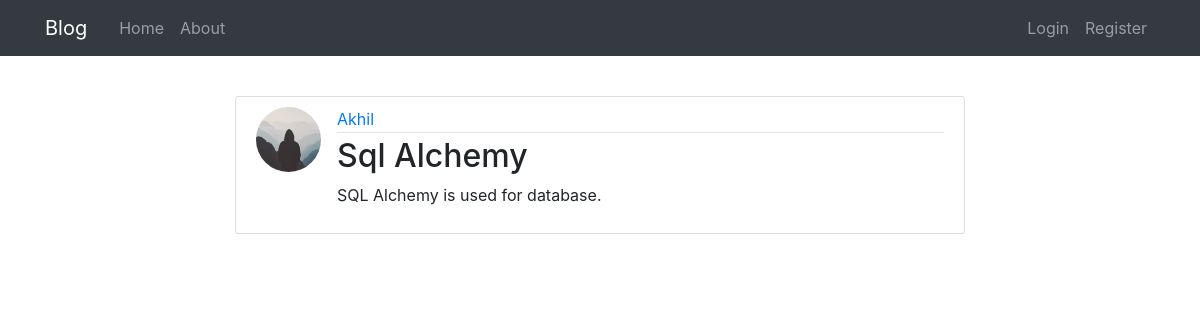
Screenshot of /post/3 with the database file from the repository.
### flaskblog/models.py (models this page shows, shortened)
class User(db.Model, UserMixin):
    id = db.Column(db.Integer, primary_key=True)
    username = db.Column(db.String(20), unique=True, nullable=False)
    email = db.Column(db.String(120), unique=True, nullable=False)
    image_file = db.Column(db.String(20), nullable=False, default='default.jpg')
    password = db.Column(db.String(60), nullable=False)
    posts = db.relationship('Post', backref='author', lazy=True)

class Post(db.Model):
    id = db.Column(db.Integer, primary_key=True)
    title = db.Column(db.String(100), nullable=False)
    content = db.Column(db.Text, nullable=False)
    user_id = db.Column(db.Integer, db.ForeignKey('user.id'), nullable=False)

### flaskblog/routes.py (the view)
@app.route("/post/<int:post_id>")
def post(post_id):
	post = Post.query.get_or_404(post_id)
	return render_template('post.html',title =post.title, post=post )

### flaskblog/templates/post.html (shortened to what this page needs)
{% extends "general_layout.html" %}
{% block changing %}
<article class="media content-section">
	<img class="rounded-circle article-img" src="{{url_for('static',filename='profile_pics/' + post.author.image_file)}}">
  <div class="media-body">
    <div class="article article-metadata">
      <a class="mr-2" href="{{ url_for('user_posts', username = post.author.username) }}">{{ post.author.username }}</a>
    </div>
    <h2><a class="article-title">{{ post.title }}</a></h2>
    <p class="article-content">{{ post.content }}</p>
  </div>
</article>
{% endblock changing %}

### flaskblog/static/main.css (style rules this page uses)
body { background: #fafafa; color: #333333; margin-top: 5rem; }
h1, h2, h3, h4, h5, h6 { color: #444444; }
.content-section { background: #ffffff; padding: 10px 20px; border: 1px solid #dddddd; border-radius: 3px; margin-bottom: 20px; }
.article-title { color: #444444; }
.article-content { white-space: pre-line; }
.article-img { height: 65px; width: 65px; margin-right: 16px; }
.article-metadata { padding-bottom: 1px; margin-bottom: 4px; border-bottom: 1px solid #e3e3e3 }

### rows the page displays
User: image_file (placeholder picture), author.username "Akhil"
Post: title "Sql Alchemy", content "SQL Alchemy is used for database."
